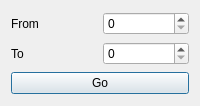
<?xml version="1.0" encoding="UTF-8"?>
<ui version="4.0">
 <class>Create_Images_Range</class>
 <widget class="QDialog" name="Create_Images_Range">
  <property name="geometry">
   <rect>
    <x>0</x>
    <y>0</y>
    <width>200</width>
    <height>106</height>
   </rect>
  </property>
  <property name="windowTitle">
   <string>Create Images in Range</string>
  </property>
  <layout class="QGridLayout" name="gridLayout">
   <item row="0" column="0">
    <widget class="QLabel" name="label">
     <property name="text">
      <string>From</string>
     </property>
    </widget>
   </item>
   <item row="0" column="1">
    <widget class="QSpinBox" name="spinBox_from"/>
   </item>
   <item row="1" column="0">
    <widget class="QLabel" name="label_2">
     <property name="text">
      <string>To</string>
     </property>
    </widget>
   </item>
   <item row="1" column="1">
    <widget class="QSpinBox" name="spinBox_to"/>
   </item>
   <item row="2" column="0" colspan="2">
    <widget class="QPushButton" name="pushButton_go">
     <property name="text">
      <string>Go</string>
     </property>
     <property name="icon">
      <iconset resource="Icon_resources.qrc">
       <normaloff>:/icon/Menu Icon/Create Images in Range.svg</normaloff>:/icon/Menu Icon/Create Images in Range.svg</iconset>
     </property>
    </widget>
   </item>
  </layout>
 </widget>
 <resources>
  <include location="Icon_resources.qrc"/>
 </resources>
 <connections/>
</ui>
